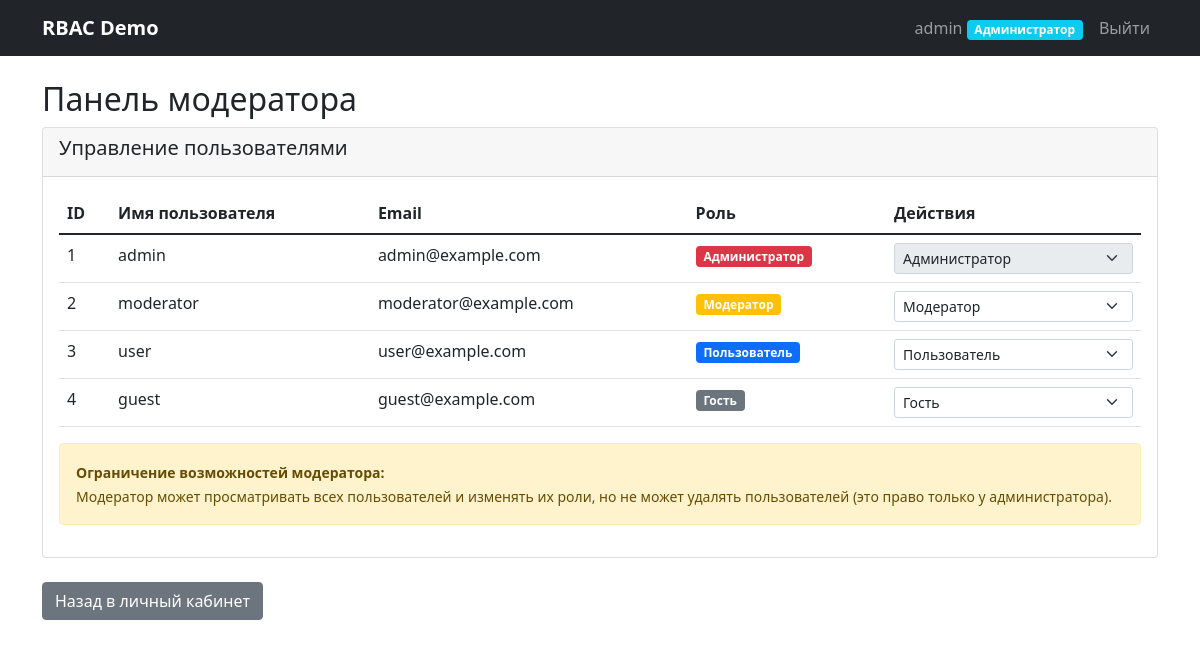
Page /moderator (signed in) on the committed database.
### models.py (models this page shows, shortened)
class User(UserMixin, db.Model):
    id = db.Column(db.Integer, primary_key=True)
    username = db.Column(db.String(80), unique=True, nullable=False)
    email = db.Column(db.String(120), unique=True, nullable=False)
    password_hash = db.Column(db.String(200), nullable=False)
    role = db.Column(db.String(50), nullable=False, default='Пользователь')
    def has_permission(self, permission):
        role_permissions = Role.ROLES.get(self.role, 0)
        return (role_permissions & permission) == permission

### app.py (the view)
@app.route('/moderator')
@login_required
@permission_required(Permission.VIEW_ALL_USERS)
def moderator_panel():
    users = User.query.all()
    return render_template('moderator.html', users=users)

### app.py (called while the page is built)
def permission_required(permission):
    def decorator(f):
        @wraps(f)
        @login_required
        def decorated_function(*args, **kwargs):
            if not current_user.has_permission(permission):
                flash('У вас недостаточно прав для доступа к этой странице', 'danger')
                return redirect(url_for('index'))
            return f(*args, **kwargs)
        return decorated_function
    return decorator

@login_manager.user_loader
def load_user(user_id):
    return User.query.get(int(user_id))

### templates/moderator.html
{% extends "base.html" %}
{% block content %}
<div class="row">
    <div class="col-md-12">
        <h2>Панель модератора</h2>
        <div class="card mb-4">
            <div class="card-header">
                <h5>Управление пользователями</h5>
            </div>
            <div class="card-body">
                <table class="table">
                    <thead>
                        <tr>
                            <th>ID</th>
                            <th>Имя пользователя</th>
                            <th>Email</th>
                            <th>Роль</th>
                            <th>Действия</th>
                        </tr>
                    </thead>
                    <tbody>
                        {% for user in users %}
                        <tr>
                            <td>{{ user.id }}</td>
                            <td>{{ user.username }}</td>
                            <td>{{ user.email }}</td>
                            <td>
                                <span class="badge
                                    {% if user.role == 'Администратор' %}bg-danger
                                    {% elif user.role == 'Модератор' %}bg-warning
                                    {% elif user.role == 'Пользователь' %}bg-primary
                                    {% else %}bg-secondary{% endif %}">
                                    {{ user.role }}
                                </span>
                            </td>
                            <td>
                                {% if current_user.has_permission(8) %}
                                    <select class="form-select form-select-sm"
                                            onchange="changeRole({{ user.id }}, this.value)"
                                            {% if user.id == current_user.id %}disabled{% endif %}>
                                        <option value="Гость" {% if user.role == 'Гость' %}selected{% endif %}>Гость</option>
                                        <option value="Пользователь" {% if user.role == 'Пользователь' %}selected{% endif %}>Пользователь</option>
                                        <option value="Модератор" {% if user.role == 'Модератор' %}selected{% endif %}>Модератор</option>
                                        <option value="Администратор" {% if user.role == 'Администратор' %}selected{% endif %}>Администратор</option>
                                    </select>
                                {% else %}
                                    <span class="text-muted">Нет прав</span>
                                {% endif %}
                            </td>
                        </tr>
                        {% endfor %}
                    </tbody>
                </table>
                <div class="alert alert-warning">
                    <small>
                        <strong>Ограничение возможностей модератора:</strong><br>
                        Модератор может просматривать всех пользователей и изменять их роли,
                        но не может удалять пользователей (это право только у администратора).
                    </small>
                </div>
            </div>
        </div>
        <a href="{{ url_for('dashboard') }}" class="btn btn-secondary">Назад в личный кабинет</a>
    </div>
</div>
{% endblock %}

### templates/base.html (shortened to what this page needs)
<!DOCTYPE html>
<html lang="ru">
<head>
    <link href="https://cdn.jsdelivr.net/npm/bootstrap@5.1.3/dist/css/bootstrap.min.css" rel="stylesheet">
</head>
<body>
    <nav class="navbar navbar-expand-lg navbar-dark bg-dark">
        <div class="container">
            <a class="navbar-brand" href="{{ url_for('index') }}">RBAC Demo</a>
            <div class="navbar-nav ms-auto">
                {% if current_user.is_authenticated %}
                    <span class="nav-item nav-link">
                        {{ current_user.username }}
                        <span class="badge bg-info">{{ current_user.role }}</span>
                    </span>
                    <a class="nav-link" href="{{ url_for('logout') }}">Выйти</a>
                {% else %}
                    <a class="nav-link" href="{{ url_for('login') }}">Войти</a>
                {% endif %}
            </div>
        </div>
    </nav>
    <div class="container mt-4">
        {% block content %}{% endblock %}
    </div>
</body>
</html>

### templates/base.html (style rules this page uses)
.navbar-brand { font-weight: bold; }

### rows in the picture
User: username "admin", role "Администратор", id "1", email "admin@example.com", role+id "Администратор"
User: id "2", username "moderator", email "moderator@example.com", role "Модератор", role+id "Модератор"
User: id "3", username "user", email "user@example.com", role "Пользователь", role+id "Пользователь"
User: id "4", username "guest", email "guest@example.com", role "Гость", role+id "Гость"
